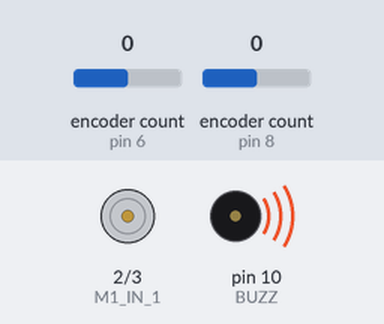
This sketch was run on a simulated Arduino Uno, built with avr-gcc and run on an emulated ATmega328P. On the bench: motor-driver pin pairs drawn as motors (green arrow = first pin HIGH = forward, orange = second pin HIGH = backward, longer = more drive), buzzer (waves = sounding). The test bench sets the inputs (shaded band); at power-on: encoder count (sensors on pin 6, pin 8) 0. What the sketch prints to the serial monitor is not drawn.

Above: at 0.1 s.
At 2.2 s:
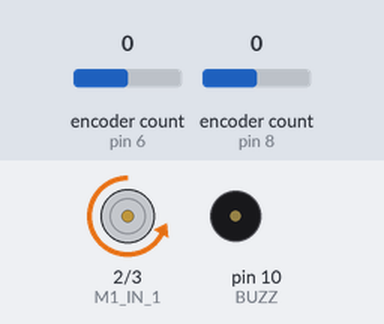
2.3 s: encoder count (sensor on pin 6) set to 4
At 3.6 s:
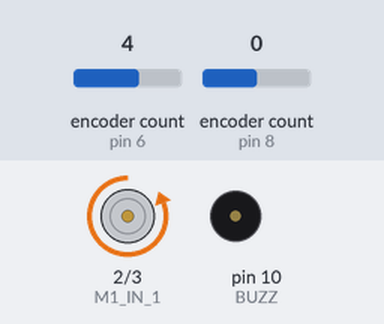
Timing chart, 0 to 5.3 s (numbered marks = the images above; inputs shaded):
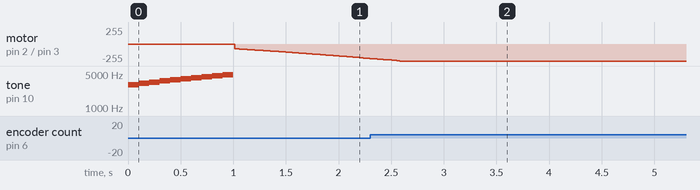

The sketch:

Left_Motor_PID_Test_Update.ino
```cpp
#include <Adafruit_MCP3008.h>
#include <Encoder.h>

//  pins assigned to the encoder values
const unsigned int M1_ENC_A = 6;
const unsigned int M2_ENC_A = 8;
const unsigned int M1_ENC_B = 7;
const unsigned int M2_ENC_B = 9;

//add it in for buzzer
const unsigned int BUZZ = 10;

Encoder enc1(M1_ENC_A, M1_ENC_B); //Encoder for Motor 1 (left)
Encoder enc2(M2_ENC_A, M2_ENC_B); //Encoder for Motor 2 (right)

//  motor control pins
const unsigned int M1_IN_1 = 2;   //motor 1 backward
const unsigned int M1_IN_2 = 3;   //motor 1 forward
const unsigned int M2_IN_1 = 5;   //motor 2 backward
const unsigned int M2_IN_2 = 4;   //motor 2 forward

const unsigned int MIN_PWM_VALUE = 0;   //minimum PWM value
const unsigned int MAX_PWM_VALUE = 255; //maximum PWM value not to be exceeded
const unsigned int PWM_VALUE = 60;      //Base moving speed for the robot (for testing purposes)

/*  for use when integrated with the overall code - encoder value will not start at 0  */
const int left_beginning_encoder_value = 0;
const int right_beginning_encoder_value = 0;

/*  Rotary Encoder Values - universal, close enough across all robots */
const float revolution_ticks = 360; //  360 ticks/wheel rotation
const float revolution_distance = 10.5; //  10.5 cm per rotation
const float dist_per_tick = revolution_distance / revolution_ticks; //cm equivalent of the rotary encoder ticks
const float junction_ticks = 15;  //  514.5 ticks per 15 cm

/*  Variable for the test position - position_setpoint to be incremented with time  */
float test_speed = 23;    //test speed of 23 cm/s
float position_setpoint = 0;  //set the initial position setpoint to zero
float last_position_setpoint = 0;

/* global variables to keep the old readings */
float last_time_s = 0;
float left_last_error = 0;

/* PID Controller Gains and Global Variables */
//These values of kp, ki and kd are in the process of being tuned
float left_kp = 3;
float left_ki = 1.2;
float left_kd = 0.05;
//Global variables for P, I, and D terms to retain outside of the main loop
float left_P;
float left_I;
float left_D;

void setup()
{
  Serial.begin(115200);
  float left_beginning_encoder_value = enc1.read(); //this will be at the start of the function
  //float right_beginning_encoder_value = enc1.read(); //this will be at the start of the function
  for (int i = 0; i < 10; i++) {
    tone(BUZZ, 3000+(i*200), 100);
    delay(100);
  }

}

void PID_Motor_Control(float left)   //just testing the left in this code for now
{
  analogWrite(M1_IN_1, 0);
  analogWrite(M1_IN_2, left);
}

void loop()
{

  //Current time and encoder readings
  float current_time = micros() ;
  float current_time_s = current_time / 1e6;
  float left_current_encoder_value = enc1.read();    //read the current encoder value

  /*  Using adjusted encoder value so that there's no issue if it's been running for a long time  */
  float left_adjusted_encoder_value = left_current_encoder_value - left_beginning_encoder_value;  //again for testing the leat wheel
  float left_position_cm = left_adjusted_encoder_value * dist_per_tick;

  // Calculating the change in time
  float delta_time_s = current_time_s - last_time_s;


  /*  Testing the motor controller with the motor 1 (left motor: tired note - left motor is on right side when the robot is upside down)  */
  float left_error_sig = left_position_cm - position_setpoint;

  left_P = left_error_sig;
  left_I = left_I + (left_error_sig * delta_time_s);
  left_D =  (left_error_sig - left_last_error) / delta_time_s;  //check to make sure that delta s isn't too large or too small - might be useless if too long or too short
  left_last_error = left_error_sig;

  float left_motor_control_sig = left_P * left_kp + left_I * left_ki + left_D * left_kd;

  float leftPWM = -left_motor_control_sig;

  /* Ensure that the PWM values are within the 0 to 255 range */
  if (leftPWM > MAX_PWM_VALUE) {
    leftPWM = MAX_PWM_VALUE;
  }
  if (leftPWM < 0) {
    leftPWM = 0;
  }

  /* Setting the updated values for the next loop iteratin - Ramping position to match desired velocity, updating the last_time reading */
  float position_increment = test_speed * delta_time_s;  //ramp position to match desired velocity
  float new_position_setpoint = position_setpoint + position_increment;
  position_setpoint = new_position_setpoint;

  last_time_s = current_time_s;
  Serial.print(position_setpoint); Serial.print("\t");  //printing out position setpoint to ensure that it's incrementing


  Serial.print(left_position_cm); Serial.print("\t");
  Serial.print(left_error_sig); Serial.print("\t");

  Serial.print(leftPWM); Serial.print("\t");
  Serial.println();
  PID_Motor_Control(leftPWM);

}
```
